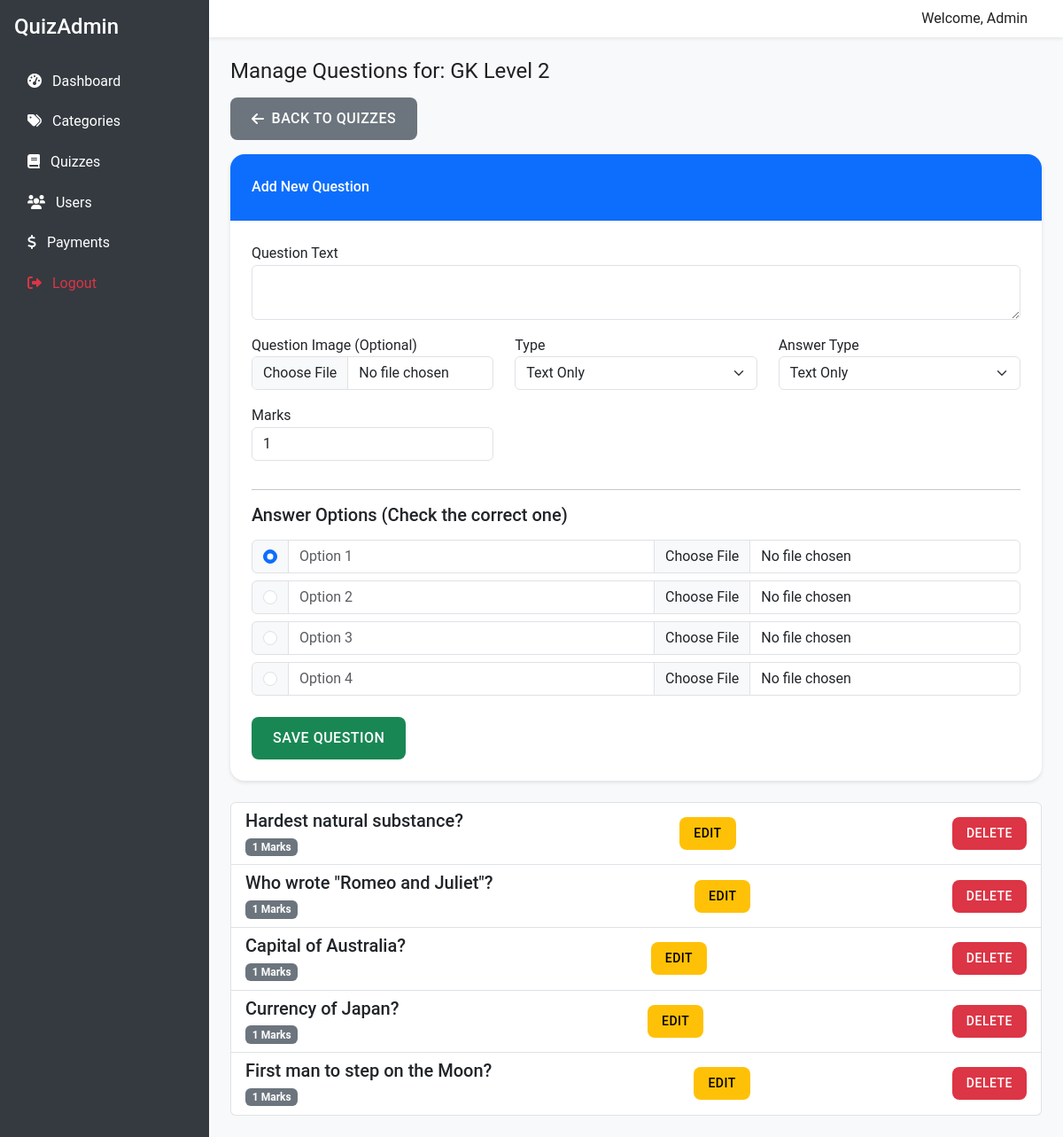
The page /admin/questions.php?quiz_id=2 (signed in) on the database its author committed.
### tables this page shows
CREATE TABLE `quizzes` (
  `id` int(11) NOT NULL,
  `category_id` int(11) NOT NULL,
  `title` varchar(200) NOT NULL,
  `description` text DEFAULT NULL,
  `price` decimal(10,2) DEFAULT 0.00,
  `time_limit` int(11) NOT NULL COMMENT 'In minutes',
  `total_marks` int(11) NOT NULL,
  `pass_percentage` int(11) NOT NULL DEFAULT 50,
  `status` enum('active','inactive') DEFAULT 'active',
  `created_at` timestamp NOT NULL DEFAULT current_timestamp(),
  `max_attempts` int(11) DEFAULT 0 COMMENT '0 for unlimited',
  `enable_certificate` tinyint(1) DEFAULT 0
);

CREATE TABLE `questions` (
  `id` int(11) NOT NULL,
  `quiz_id` int(11) NOT NULL,
  `question_text` text DEFAULT NULL,
  `question_image` varchar(255) DEFAULT NULL,
  `question_type` enum('text','image','both') DEFAULT 'text',
  `answer_type` enum('text','image','both') DEFAULT 'text',
  `marks` int(11) DEFAULT 1,
  `created_at` timestamp NOT NULL DEFAULT current_timestamp()
);

### admin/questions.php (the view, shortened to what this page needs)
<?php
require_once 'includes/header.php';
$quiz_id = $_GET['quiz_id'] ?? 0;
$quiz = $pdo->prepare("SELECT * FROM quizzes WHERE id = ?");
$quiz->execute([$quiz_id]);
$quizData = $quiz->fetch();
$questions = $pdo->prepare("SELECT * FROM questions WHERE quiz_id = ? ORDER BY id DESC");
$questions->execute([$quiz_id]);
$questionsList = $questions->fetchAll();
?>
<h3>Manage Questions for: <?php echo htmlspecialchars($quizData['title']); ?></h3>
<a href="quizzes.php" class="btn btn-secondary mb-3"><i class="fas fa-arrow-left"></i> Back to Quizzes</a>
<div class="card mb-4">
    <div class="card-header bg-primary text-white">Add New Question</div>
    <div class="card-body">
        <form method="POST" enctype="multipart/form-data">
            <div class="mb-3">
                <label>Question Text</label>
                <textarea name="question_text" class="form-control" rows="2" required></textarea>
            </div>
            <div class="row">
                <div class="col-md-4 mb-3">
                    <label>Question Image (Optional)</label>
                    <input type="file" name="question_image" class="form-control">
                </div>
                <div class="col-md-4 mb-3">
                    <label>Type</label>
                    <select name="question_type" class="form-select">
                        <option value="text">Text Only</option>
                    </select>
                </div>
                 <div class="col-md-4 mb-3">
                    <label>Answer Type</label>
                    <select name="answer_type" class="form-select">
                        <option value="text">Text Only</option>
                    </select>
                </div>
                 <div class="col-md-4 mb-3">
                    <label>Marks</label>
                    <input type="number" name="marks" class="form-control" value="1">
                </div>
            </div>
            <hr>
            <h5>Answer Options (Check the correct one)</h5>
            <div id="options-container">
                <?php for($i=0; $i<4; $i++): ?>
                <div class="input-group mb-2">
                    <div class="input-group-text">
                        <input class="form-check-input mt-0" type="radio" name="is_correct[]" value="<?php echo $i; ?>" <?php echo $i==0 ? 'checked' : ''; ?>>
                    </div>
                    <input type="text" name="option_text[]" class="form-control" placeholder="Option <?php echo $i+1; ?>" required>
                    <input type="file" name="option_image[]" class="form-control">
                </div>
                <?php endfor; ?>
            </div>
            <button type="submit" class="btn btn-success mt-3">Save Question</button>
        </form>
    </div>
</div>
<div class="list-group">
    <?php foreach($questionsList as $q): ?>
    <div class="list-group-item">
        <div class="d-flex justify-content-between align-items-center">
            <div>
                <h5 class="mb-1"><?php echo htmlspecialchars($q['question_text']); ?></h5>
                <span class="badge bg-secondary"><?php echo $q['marks']; ?> Marks</span>
            </div>
            <a href="edit_question.php?id=<?php echo $q['id']; ?>&quiz_id=<?php echo $quiz_id; ?>" class="btn btn-sm btn-warning">Edit</a>
            <a href="?quiz_id=<?php echo $quiz_id; ?>&delete_id=<?php echo $q['id']; ?>" class="btn btn-sm btn-danger" onclick="return confirm('Delete?')">Delete</a>
        </div>
    </div>
    <?php endforeach; ?>
</div>
<?php require_once 'includes/footer.php'; ?>

### assets/css/style.css (style rules this page uses)
:root { --primary-color: #6200ee; --primary-light: #9d46ff; --primary-dark: #0a00b6; --secondary-color: #03dac6; --secondary-light: #66fff9; --secondary-dark: #00a896; --surface-color: #ffffff; --background-color: #f5f5f5; --error-color: #b00020; --success-color: #00c853; --warning-color: #ffab00; --text-primary: #212121; --text-secondary: #666666; --text-disabled: #9e9e9e; --border-radius: 8px; --border-radius-lg: 16px; --border-radius-xl: 24px; --shadow-1: 0 2px 4px rgba(0, 0, 0, 0.1); --shadow-2: 0 4px 8px rgba(0, 0, 0, 0.12); --shadow-3: 0 8px 16px rgba(0, 0, 0, 0.14); --shadow-4: 0 16px 32px rgba(0, 0, 0, 0.16); --transition: all 0.3s cubic-bezier(0.4, 0, 0.2, 1); }
* { margin: 0; padding: 0; box-sizing: border-box; }
body { font-family: 'Roboto', 'Segoe UI', Arial, sans-serif; background-color: var(--background-color); color: var(--text-primary); line-height: 1.6; -webkit-font-smoothing: antialiased; -moz-osx-font-smoothing: grayscale; }
h1, h2, h3, h4, h5, h6 { font-weight: 500; line-height: 1.2; margin-bottom: 1rem; }
h3 { font-size: 1.5rem; font-weight: 400; letter-spacing: 0; }
.card { background-color: var(--surface-color); border-radius: var(--border-radius-lg); box-shadow: var(--shadow-1); transition: var(--transition); border: none; overflow: hidden; margin-bottom: 1.5rem; }
.card-header { background-color: transparent; border-bottom: 1px solid rgba(0, 0, 0, 0.08); padding: 1.5rem; font-weight: 500; color: var(--text-primary); display: flex; align-items: center; justify-content: space-between; }
.card-body { padding: 1.5rem; }
.btn { padding: 0.75rem 1.5rem; border-radius: var(--border-radius); border: none; font-weight: 500; text-transform: uppercase; letter-spacing: 0.5px; transition: var(--transition); cursor: pointer; display: inline-flex; align-items: center; justify-content: center; gap: 0.5rem; text-decoration: none; position: relative; overflow: hidden; }
.btn::after { content: ''; position: absolute; top: 50%; left: 50%; width: 5px; height: 5px; background: rgba(255, 255, 255, 0.5); opacity: 0; border-radius: 100%; transform: scale(1, 1) translate(-50%); transform-origin: 50% 50%; }
.btn-sm { padding: 0.5rem 1rem; font-size: 0.875rem; }
.bg-primary { background-color: var(--primary-color); }
.mb-1 { margin-bottom: 0.25rem !important; }
.mb-2 { margin-bottom: 0.5rem !important; }
.mb-3 { margin-bottom: 1rem !important; }
.mb-4 { margin-bottom: 1.5rem !important; }
.mt-0 { margin-top: 0 !important; }
.mt-3 { margin-top: 1rem !important; }
.d-flex { display: flex; }
.align-items-center { align-items: center; }
.justify-content-between { justify-content: space-between; }

### rows shown on the page
quizzes: title "GK Level 2"
questions: question_text "Hardest natural substance?", marks "1"
questions: question_text "Who wrote \"Romeo and Juliet\"?", marks "1"
questions: question_text "Capital of Australia?", marks "1"
questions: question_text "Currency of Japan?", marks "1"
questions: question_text "First man to step on the Moon?", marks "1"
